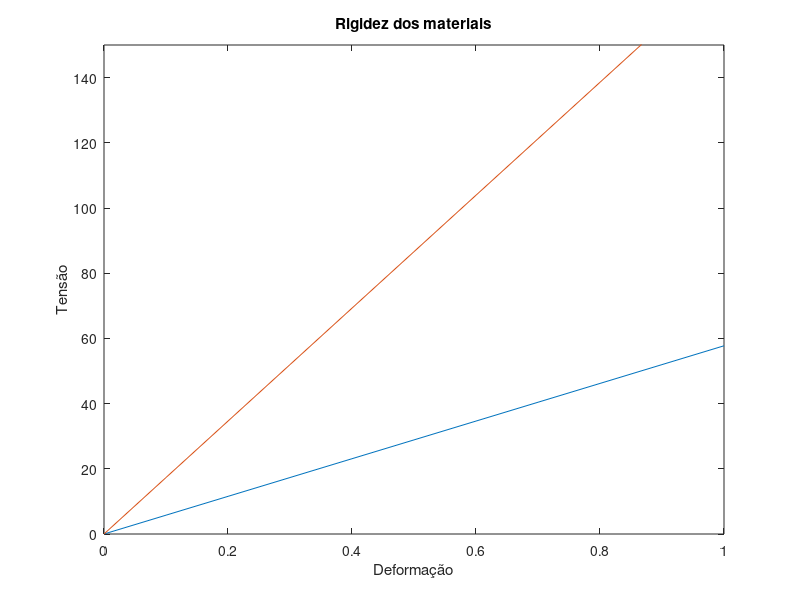

Reproduce this figure in MATLAB.
Y1 = 0:10:100
X1 = 0:0.1:1

Y1 = tand(30)*X1

Y2 = 0:15:150
X2 = 0:0.1:1

Y2 = tand(60)*X2

plot(X1,Y1*100,X2,Y2*100)
axis([0 1 0 150])
title('Rigidez dos materiais')
xlabel('Deformação')
ylabel('Tensão')